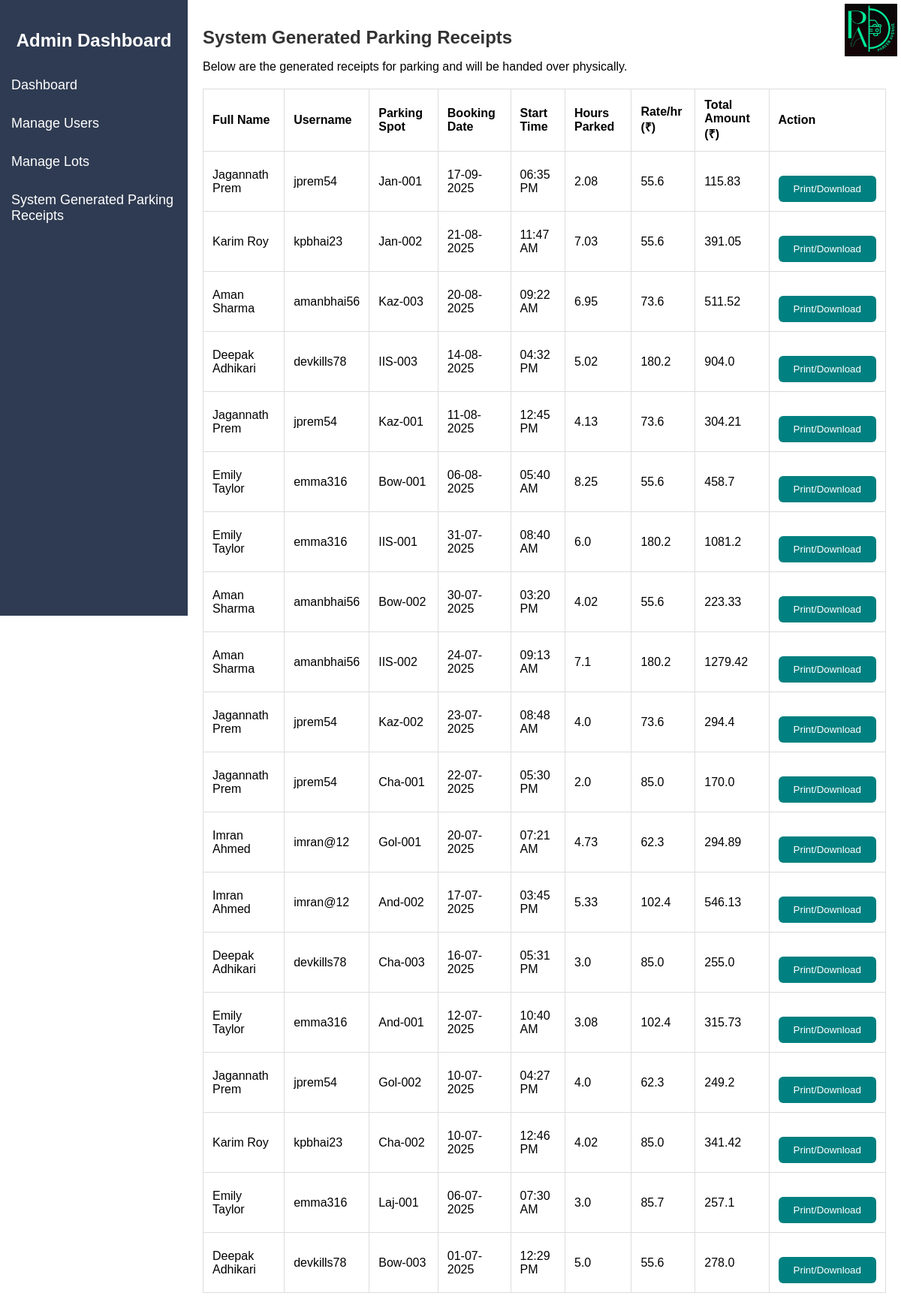
/receipts (signed in), run on the app's committed database.
### models.py (models this page shows, shortened)
class User(db.Model):
    id = db.Column(db.Integer, primary_key=True)
    username = db.Column(db.String(80), unique=True, nullable=False)
    fullname = db.Column(db.String(100), nullable=True)
    email = db.Column(db.String(120), unique=True, nullable=False)
    password = db.Column(db.String(50), nullable=False)
    dob = db.Column(db.Date, nullable=True)
    state = db.Column(db.String(50), nullable=True)
    is_admin = db.Column(db.Boolean, default=False)
    is_banned = db.Column(db.Boolean, default=False)
    reservations = db.relationship('Reservation', backref='user', lazy=True)

class ParkingSpot(db.Model):
    id = db.Column(db.Integer, primary_key=True)
    lot_id = db.Column(db.Integer, db.ForeignKey('parking_lot.id'), nullable=False)
    status = db.Column(db.String(1), default='A')  # A = Available, O = Occupied
    spot_number = db.Column(db.String(10), nullable=False)
    reservation = db.relationship('Reservation', backref='spot', uselist=False)

class Reservation(db.Model):
    id = db.Column(db.Integer, primary_key=True)
    spot_id = db.Column(db.Integer, db.ForeignKey('parking_spot.id'), nullable=False)
    user_id = db.Column(db.Integer, db.ForeignKey('user.id'), nullable=False)
    vehicle_id = db.Column(db.Integer, db.ForeignKey('vehicle.id'), nullable=True)
    parking_timestamp = db.Column(db.DateTime, default=datetime.utcnow)
    leaving_timestamp = db.Column(db.DateTime, nullable=True)
    cost_per_hour = db.Column(db.Float, nullable=False)
    total_cost = db.Column(db.Float, default=0.0)
    status = db.Column(db.String(20), default='Pending')

### app.py (the view)
@app.route('/receipts')
@admin_required
def receipts():
    reservations = Reservation.query.filter(
        Reservation.leaving_timestamp.isnot(None), Reservation.status!="Cancelled"
    ).order_by(Reservation.leaving_timestamp.desc()).all()
    receipts = []
    for r in reservations:
        receipts.append({
            'id': r.id,
            'username': r.user.username,
            'fullname': r.user.fullname,
            'parking_spot': r.spot.spot_number,
            'booking_date': r.parking_timestamp.strftime('%d-%m-%Y'),
            'start_time': r.parking_timestamp.strftime('%I:%M %p'),
            'hours_parked': round((r.leaving_timestamp - r.parking_timestamp).total_seconds() / 3600, 2),
            'rate_per_hour': r.cost_per_hour,
            'total_amount': r.total_cost,
        })
    return render_template('receipt.html', receipts=receipts)

### app.py (called while the page is built)
def admin_required(f):
    @wraps(f)
    def decorated_function(*args, **kwargs):
        if not session.get('admin_logged_in'):
            flash('Admin access required', 'danger')
            return redirect(url_for('admin_login'))
        return f(*args, **kwargs)
    return decorated_function

### templates/receipt.html (shortened to what this page needs)
<!DOCTYPE html>
<html lang="en">
<head>
</head>
<body>
    <div class="sidebar">
        <h2>Admin Dashboard</h2>
        <a href="{{ url_for('admin_dashboard') }}">Dashboard</a>
        <a href="{{ url_for('manage_users') }}">Manage Users</a>
        <a href="{{ url_for('manage_lots') }}">Manage Lots</a>
        <a href="{{ url_for('receipts') }}">System Generated Parking Receipts</a>
    </div>
    <div class="main-content">
        <div class="logo-container">
            <img src="{{ url_for('static', filename='../static/images/parker_avenue_logo.png') }}" alt=" ">
        </div>
        <h1>System Generated Parking Receipts</h1>
        <p>Below are the generated receipts for parking and will be handed over physically.</p>
        <table id="receiptTable">
            <thead>
                <tr>
                    <th>Full Name</th>
                    <th>Username</th>
                    <th>Parking Spot</th>
                    <th>Booking Date</th>
                    <th>Start Time</th>
                    <th>Hours Parked</th>
                    <th>Rate/hr (₹)</th>
                    <th>Total Amount (₹)</th>
                    <th class="action-col">Action</th>
                </tr>
            </thead>
            <tbody>
                {% for receipt in receipts %}
                <tr id="receipt-row-{{ receipt.id }}">
                    <td>{{ receipt.fullname }}</td>
                    <td>{{ receipt.username }}</td>
                    <td>{{ receipt.parking_spot }}</td>
                    <td>{{ receipt.booking_date }}</td>
                    <td>{{ receipt.start_time }}</td>
                    <td>{{ receipt.hours_parked }}</td>
                    <td>{{ receipt.rate_per_hour }}</td>
                    <td>{{ receipt.total_amount }}</td>
                    <td class="action-col">
                        <button class="print-btn" onclick="printRow('receipt-row-{{ receipt.id }}')">Print/Download</button>
        </td>
    </tr>
    {% endfor %}
            </tbody>
        </table>
    </div>
</body>
</html>

### templates/receipt.html (style rules this page uses)
body { font-family: Arial, sans-serif; display: flex; margin: 0; }
.sidebar { width: 250px; background-color: #2f3b52; color: #fff; padding-top: 20px; height: 100vh; position: fixed; }
.sidebar h2 { text-align: center; margin-bottom: 20px; }
.sidebar a { color: white; padding: 15px; text-decoration: none; display: block; font-size: 18px; }
.main-content { margin-left: 250px; padding: 20px; width: 100%; }
.main-content h1 { font-size: 24px; color: #333; }
table { width: 100%; border-collapse: collapse; margin-top: 20px; background-color: white; }
th, td { padding: 12px; border: 1px solid #ddd; text-align: left; }
.print-btn { margin-top: 20px; padding: 10px 20px; background-color: teal; color: white; border: none; cursor: pointer; border-radius: 6px; }
.logo-container { position: absolute; top: 5px; right: 5px; text-align: right; }
.logo-container img { height: 70px; width: 70px; }

### data on the page
User: fullname "Jagannath Prem" "Jagannath Prem" "Jagannath Prem" "Jagannath Prem" "Jagannath Prem", username "jprem54" "jprem54" "jprem54" "jprem54" "jprem54"
ParkingSpot: parking_spot "Jan-001"
Reservation: rate_per_hour "55.6", total_amount "115.83"
User: fullname "Karim Roy" "Karim Roy", username "kpbhai23" "kpbhai23"
ParkingSpot: parking_spot "Jan-002"
Reservation: rate_per_hour "55.6", total_amount "391.05"
User: fullname "Aman Sharma" "Aman Sharma" "Aman Sharma", username "amanbhai56" "amanbhai56" "amanbhai56"
ParkingSpot: parking_spot "Kaz-003"
Reservation: rate_per_hour "73.6", total_amount "511.52"
User: fullname "Deepak Adhikari" "Deepak Adhikari" "Deepak Adhikari", username "devkills78" "devkills78" "devkills78"
ParkingSpot: parking_spot "IIS-003"
Reservation: rate_per_hour "180.2", total_amount "904.0"
ParkingSpot: parking_spot "Kaz-001"
Reservation: rate_per_hour "73.6", total_amount "304.21"
User: fullname "Emily Taylor" "Emily Taylor" "Emily Taylor" "Emily Taylor", username "emma316" "emma316" "emma316" "emma316"
ParkingSpot: parking_spot "Bow-001"
Reservation: rate_per_hour "55.6", total_amount "458.7"
ParkingSpot: parking_spot "IIS-001"
Reservation: rate_per_hour "180.2", total_amount "1081.2"
ParkingSpot: parking_spot "Bow-002"
Reservation: rate_per_hour "55.6", total_amount "223.33"
ParkingSpot: parking_spot "IIS-002"
Reservation: rate_per_hour "180.2", total_amount "1279.42"
ParkingSpot: parking_spot "Kaz-002"
Reservation: rate_per_hour "73.6", total_amount "294.4"
ParkingSpot: parking_spot "Cha-001"
Reservation: rate_per_hour "85.0", total_amount "170.0"
User: fullname "Imran Ahmed" "Imran Ahmed", username "imran@12" "imran@12"
ParkingSpot: parking_spot "Gol-001"
Reservation: rate_per_hour "62.3", total_amount "294.89"
ParkingSpot: parking_spot "And-002"
Reservation: rate_per_hour "102.4", total_amount "546.13"
ParkingSpot: parking_spot "Cha-003"
Reservation: rate_per_hour "85.0", total_amount "255.0"
ParkingSpot: parking_spot "And-001"
Reservation: rate_per_hour "102.4", total_amount "315.73"
ParkingSpot: parking_spot "Gol-002"
Reservation: rate_per_hour "62.3", total_amount "249.2"
ParkingSpot: parking_spot "Cha-002"
Reservation: rate_per_hour "85.0", total_amount "341.42"
ParkingSpot: parking_spot "Laj-001"
Reservation: rate_per_hour "85.7", total_amount "257.1"
ParkingSpot: parking_spot "Bow-003"
Reservation: rate_per_hour "55.6", total_amount "278.0"

### other printed values
{{ receipt.booking_date }} "17-09-2025" "21-08-2025" "20-08-2025" "14-08-2025" "11-08-2025" "06-08-2025" "31-07-2025" "30-07-2025" "24-07-2025" "23-07-2025" "22-07-2025" "20-07-2025" "17-07-2025" "16-07-2025" "12-07-2025" "10-07-2025" "10-07-2025" "06-07-2025" "01-07-2025"
{{ receipt.start_time }} "06:35 PM" "11:47 AM" "09:22 AM" "04:32 PM" "12:45 PM" "05:40 AM" "08:40 AM" "03:20 PM" "09:13 AM" "08:48 AM" "05:30 PM" "07:21 AM" "03:45 PM" "05:31 PM" "10:40 AM" "04:27 PM" "12:46 PM" "07:30 AM" "12:29 PM"
{{ receipt.hours_parked }} "2.08" "7.03" "6.95" "5.02" "4.13" "8.25" "6.0" "4.02" "7.1" "4.0" "2.0" "4.73" "5.33" "3.0" "3.08" "4.0" "4.02" "3.0" "5.0"
